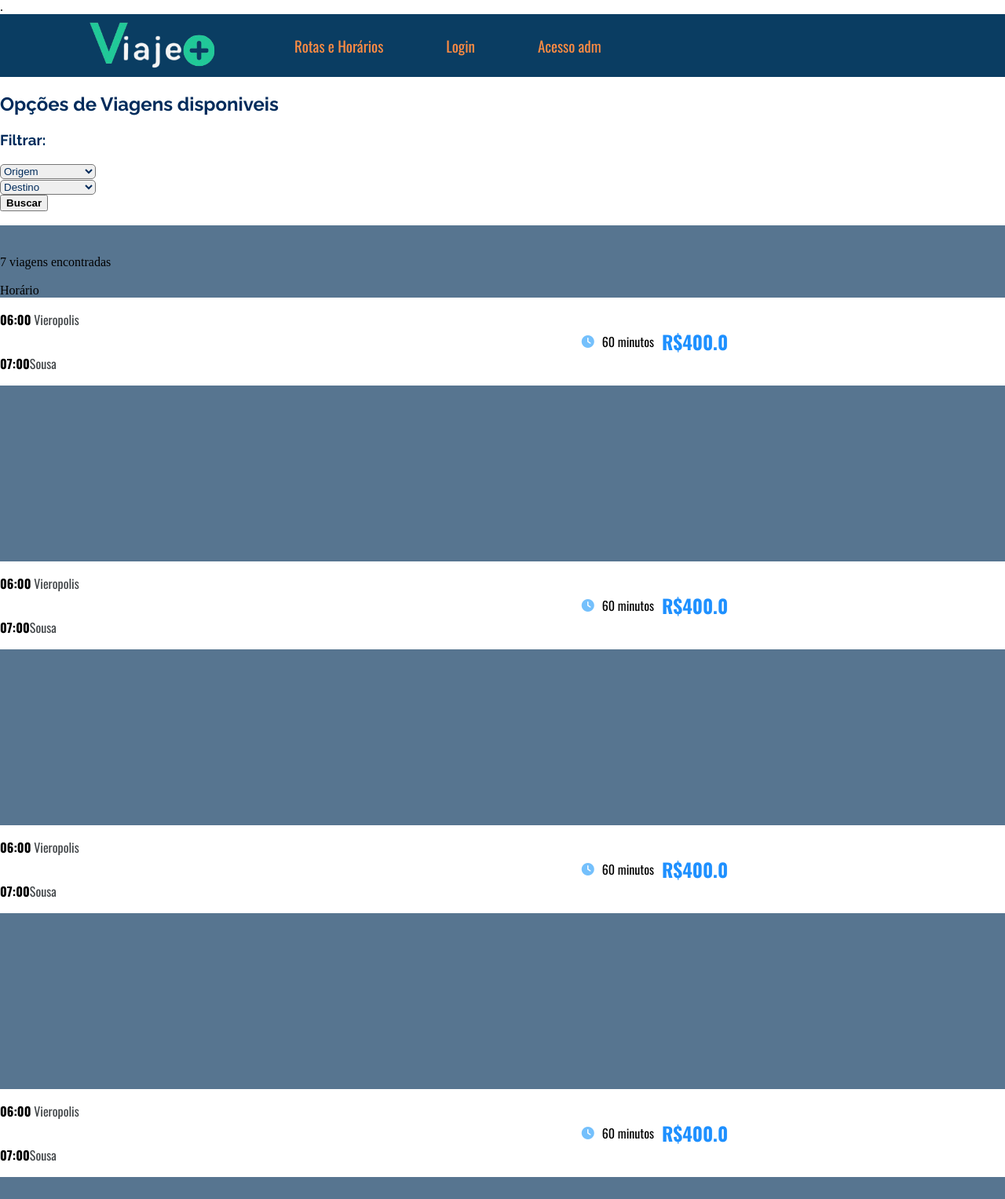
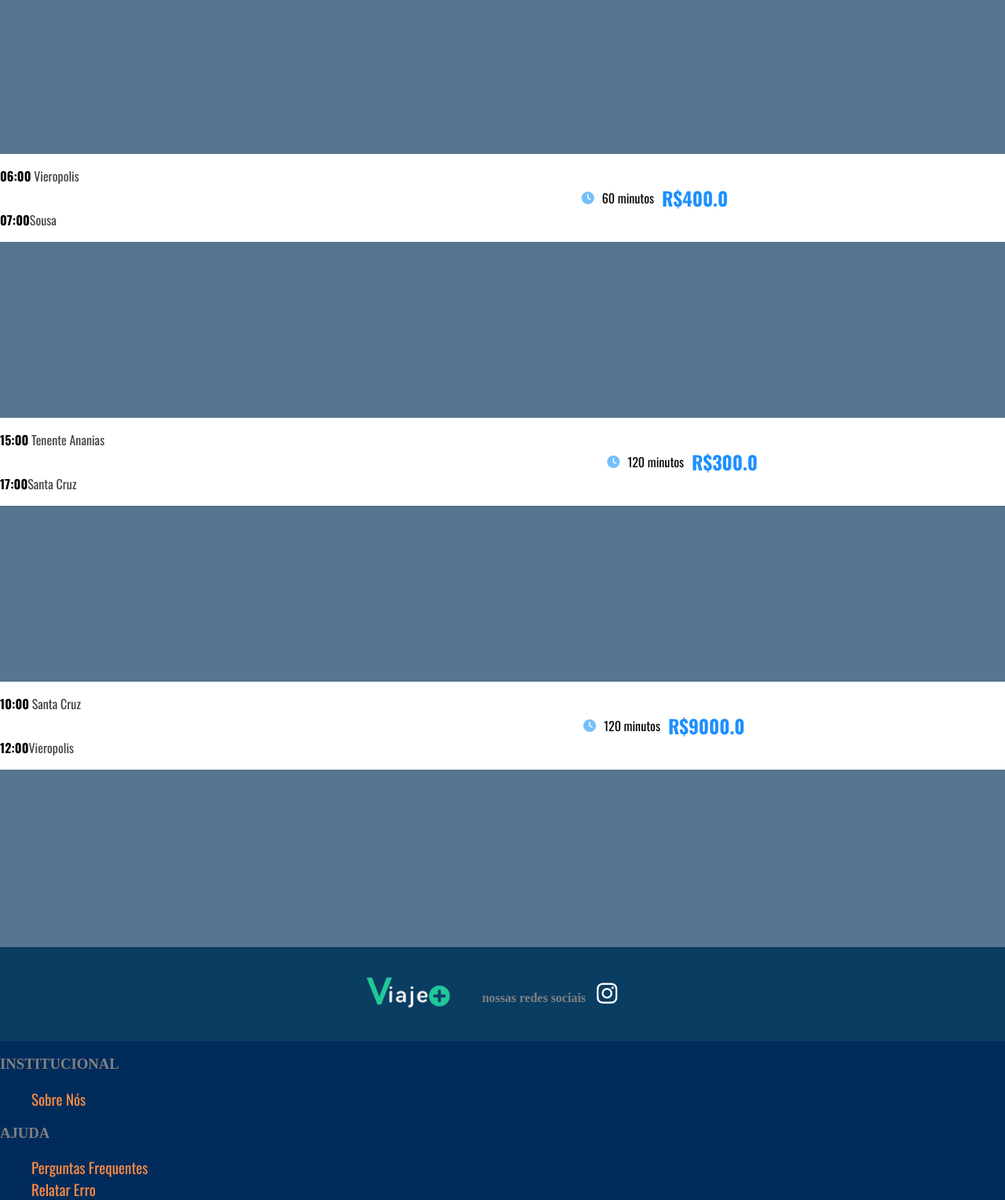
The page /rotasHorarios on the database its author committed (2 pictures, top to bottom).
### modelos/modelos.py (models this page shows)
class Viagem(Base):
    __tablename__ = 'viagem'
    id = Column(Integer, primary_key=True)
    origem= Column(String)
    destino=Column(String)
    motorista= Column(String)
    assentos_totais=Column(Integer)
    valor = Column(Float)
    duracao= Column(Integer)
    data = Column(Date)
    horario_partida=Column(Time)
    horario_chegada= Column(Time)

### server.py (the view)
@app.route('/rotasHorarios')
def horarios():
    assentos_por_viagem = {}
    viagem_dao = ViagemDAO(g.session)
    lista_viagens= viagem_dao.listar_viagens()
    for viagem in lista_viagens:
        assentos_por_viagem[viagem.id]=viagem_dao.buscar_assentos_porid(viagem_id=viagem.id)
    return render_template('cliente/rotasHorarios.html',viagens=lista_viagens, assentos_por_viagem=assentos_por_viagem)

### dao/viagemDAO.py (called while the page is built)
    def buscar_assentos_porid(self,viagem_id):
       return self.session.query(Assentos).filter_by(viagem_id=viagem_id).all()

    def listar_viagens(self):
        return self.session.query(Viagem).all()

### server.py (called while the page is built)
@app.before_request
def pegar_sessao():
    g.session = Session()

@app.teardown_appcontext
def encerrar_sessao(exception=None):
    Session.remove()

### templates/cliente/rotasHorarios.html (shortened to what this page needs)
<!DOCTYPE html>
<html lang="pt-BR">
<head>
    <link rel="stylesheet" href="../static/cliente/viagens.css">
<link rel="stylesheet" href="https://cdnjs.cloudflare.com/ajax/libs/font-awesome/6.4.0/css/all.min.css">
</head>
<body>
     <header class="cabecalho">
        <img src="../static/img/Viaje+_logo.png">
        <a href="/"  class="linkSobreLogo"></a>
        <a href="/rotasHorarios" > Rotas e Horários</a>
        <a href="/loginuser" > Login</a>
        <a href="/verificarAdm" > Acesso adm</a>
    </header>
    <div class="cima">
        <h2> Opções de Viagens disponiveis </h2>
        <h3> Filtrar:</h3>
         <form action="/buscar_rotas" method="post">
        <select id="viagem_origem" name="opcoes_viagem_origem" >
            <option value="" disabled selected> Origem</option>
        </select>
        <br>
        <select id="viagem_destino" name="opcoes_viagem_destino">
             <option value="" disabled selected> Destino</option>
        </select>
        <br>
        <button type="submit" ><b>Buscar</b></button >
        </form>
        </div>
        <br>
    <div class="corpo">
        <br>
        <a> {{viagens|length}} viagens encontradas</a>
        <br> <br>
        <a> Horário</a>
        {% for viagem in viagens: %}
            <br>
            <div class="viagem">
                <div class="viagem-topo" onclick="toggleCard(this)">
                    <div class="viagem-topo_direita">
                    <p> <b> {{ viagem.horario_partida.strftime('%H:%M') }}</b> {{viagem.origem}}  </p>
                    <p> <b>{{ viagem.horario_chegada.strftime('%H:%M') }}</b>{{viagem.destino}}  </p>
                </div>
               <div class="viagem-topo_esquerda" >
                   <i class="fa-solid fa-clock" style="color: #74C0FC;"></i>
                   <a> {{viagem.duracao}} minutos</a>
                   <h2>R${{viagem.valor}}</h2>
               </div>
                </div>
        </div>
        <br>
        {%endfor%}
    </div>
     <footer class="rodape">
        <div class="rodape_cima">
            <div class="logo">
                <img src="../static/img/Viaje+_logo.png">
            </div>
             <div class="redes">
               <a> <b>nossas redes sociais </b></a>
            <a href="https://www.instagram.com/ana.lluizaax" target="_blank" class="instagram-link"> <i class="fab fa-instagram"></i>
            </a>
             </div>
        </div >
        <div class="rodape_baixo">
            <div class="coluna">
                <h3> <b>INSTITUCIONAL</b></h3>
                <a href="#"> Sobre Nós</a>
                <br>
            </div>
            <div class="coluna">
                <h3> <b>AJUDA</b></h3>
                <a href="#"> Perguntas Frequentes</a>
                <br>
                <a href="#"> Relatar Erro</a>
                <br>
            </div>
        </div>
    </footer>
</body>
</html>

### static/cliente/viagens.css (style rules this page uses)
body { background-color:rgba(255, 255, 255, 0.75); margin: 0; }
.cabecalho { width: 100%; height: 80px; background-color: #0A3D62; color: #1E90FF; display: flex; padding:0 35px; align-items: center; top: 0; left: 0; }
.cabecalho a { color: #FF8C42; text-decoration: none; margin: 0 40px; font-size: 19px; font-family: "Oswald", sans-serif; }
.cabecalho img { width: 300px; height: 300px; }
.linkSobreLogo { position: absolute; top: 10px; left: 35px; width: 200px; height: 60px; display: block; background: transparent; }
.rodape { background-color: #002B5B; color: rgba(255, 255, 255, 0.9); height: 20%; width: 100%; bottom: 0; left: 0; margin-top: auto; }
.rodape_cima { justify-content:center; background-color: #0A3D62; display: flex; align-items: center; width: 100%; height: 15vh; }
.coluna { text-align: left; }
.coluna a { color: #FF8C42; text-decoration: none; margin: 0 40px; font-size: 19px; font-family: "Oswald", sans-serif; }
.rodape b { color: gray; }
.rodape img { width: 200px; height: 200px; margin: 0px; }
.rodape i { height: auto padding: 0 20px; width: 12vh; }
.instagram-link { font-size: 30px; color: white; text-decoration: none; margin: 10px; }
.cima { color:#002B5B; font-family: "Raleway", sans-serif; font-optical-sizing: auto; font-weight: <weight>; font-style: normal; }
.cima select { border-radius: 5px; color:#002B5B; }
.corpo { width: 100%; padding: 20px 0; background-color: #577590; }
.viagem { height: 300px; width:100%; }
.viagem-topo { font-family: "Oswald", sans-serif; font-optical-sizing: auto; font-weight: <weight>; font-style: normal; background-color:#ffffff; display: flex; cursor: pointer; gap: 50%; }
.viagem-topo_direita { display: grid; }
.viagem-topo_direita b { color: black; }
.viagem-topo_direita p { color:#404447; }
.viagem-topo_esquerda { gap: 10px; display: flex; justify-content: center; align-items: center; }
.viagem-topo_esquerda h2 { color: #1e90ff; }

### rows shown on the page
Viagem: horario_partida "06:00", origem "Vieropolis", horario_chegada "07:00", destino "Sousa", duracao "60", valor "400.0"
Viagem: horario_partida "06:00", origem "Vieropolis", horario_chegada "07:00", destino "Sousa", duracao "60", valor "400.0"
Viagem: horario_partida "06:00", origem "Vieropolis", horario_chegada "07:00", destino "Sousa", duracao "60", valor "400.0"
Viagem: horario_partida "06:00", origem "Vieropolis", horario_chegada "07:00", destino "Sousa", duracao "60", valor "400.0"
Viagem: horario_partida "06:00", origem "Vieropolis", horario_chegada "07:00", destino "Sousa", duracao "60", valor "400.0"
Viagem: horario_partida "15:00", origem "Tenente Ananias", horario_chegada "17:00", destino "Santa Cruz", duracao "120", valor "300.0"
Viagem: horario_partida "10:00", origem "Santa Cruz", horario_chegada "12:00", destino "Vieropolis", duracao "120", valor "9000.0"

### other values the page prints
{{ viagens|length }} "7"
